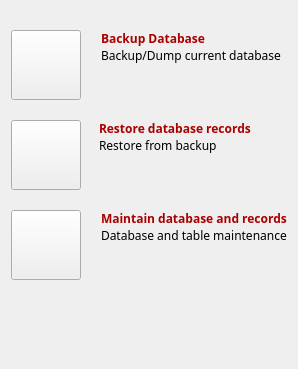
       <widget class="QWidget" name="tabTools">
        <property name="font">
         <font>
          <family>Century Gothic</family>
          <pointsize>9</pointsize>
         </font>
        </property>
        <attribute name="icon">
         <iconset>
          <normaloff>images/gear.svg</normaloff>images/gear.svg</iconset>
        </attribute>
        <attribute name="title">
         <string>Tools</string>
        </attribute>
        <layout class="QVBoxLayout" name="verticalLayout_11">
         <property name="spacing">
          <number>20</number>
         </property>
         <property name="topMargin">
          <number>30</number>
         </property>
         <item>
          <layout class="QHBoxLayout" name="horizontalLayout_3">
           <item>
            <widget class="QPushButton" name="btnbackup">
             <property name="sizePolicy">
              <sizepolicy hsizetype="Fixed" vsizetype="Fixed">
               <horstretch>0</horstretch>
               <verstretch>0</verstretch>
              </sizepolicy>
             </property>
             <property name="minimumSize">
              <size>
               <width>70</width>
               <height>70</height>
              </size>
             </property>
             <property name="maximumSize">
              <size>
               <width>70</width>
               <height>70</height>
              </size>
             </property>
             <property name="text">
              <string/>
             </property>
             <property name="icon">
              <iconset>
               <normaloff>images/database_backup.svg</normaloff>images/database_backup.svg</iconset>
             </property>
             <property name="iconSize">
              <size>
               <width>32</width>
               <height>32</height>
              </size>
             </property>
            </widget>
           </item>
           <item>
            <layout class="QVBoxLayout" name="verticalLayout_8">
             <property name="spacing">
              <number>0</number>
             </property>
             <item>
              <widget class="QLabel" name="label_18">
               <property name="sizePolicy">
                <sizepolicy hsizetype="Preferred" vsizetype="Fixed">
                 <horstretch>0</horstretch>
                 <verstretch>0</verstretch>
                </sizepolicy>
               </property>
               <property name="font">
                <font>
                 <family>Century Gothic</family>
                 <pointsize>9</pointsize>
                 <weight>75</weight>
                 <bold>true</bold>
                </font>
               </property>
               <property name="styleSheet">
                <string notr="true">color: rgb(170, 0, 0);</string>
               </property>
               <property name="text">
                <string>Backup Database</string>
               </property>
               <property name="alignment">
                <set>Qt::AlignLeading|Qt::AlignLeft|Qt::AlignTop</set>
               </property>
              </widget>
             </item>
             <item>
              <widget class="QLabel" name="label_21">
               <property name="font">
                <font>
                 <family>Century Gothic</family>
                 <pointsize>9</pointsize>
                </font>
               </property>
               <property name="text">
                <string>Backup/Dump current database</string>
               </property>
               <property name="alignment">
                <set>Qt::AlignLeading|Qt::AlignLeft|Qt::AlignTop</set>
               </property>
               <property name="wordWrap">
                <bool>true</bool>
               </property>
              </widget>
             </item>
            </layout>
           </item>
          </layout>
         </item>
         <item>
          <layout class="QHBoxLayout" name="horizontalLayout_4">
           <property name="spacing">
            <number>6</number>
           </property>
           <item>
            <widget class="QPushButton" name="btnRestore">
             <property name="sizePolicy">
              <sizepolicy hsizetype="Fixed" vsizetype="Fixed">
               <horstretch>0</horstretch>
               <verstretch>0</verstretch>
              </sizepolicy>
             </property>
             <property name="minimumSize">
              <size>
               <width>70</width>
               <height>70</height>
              </size>
             </property>
             <property name="maximumSize">
              <size>
               <width>70</width>
               <height>70</height>
              </size>
             </property>
             <property name="text">
              <string/>
             </property>
             <property name="icon">
              <iconset>
               <normaloff>images/database-import.svg</normaloff>images/database-import.svg</iconset>
             </property>
             <property name="iconSize">
              <size>
               <width>32</width>
               <height>32</height>
              </size>
             </property>
            </widget>
           </item>
           <item>
            <layout class="QVBoxLayout" name="verticalLayout_9">
             <property name="spacing">
              <number>0</number>
             </property>
             <property name="leftMargin">
              <number>12</number>
             </property>
             <item>
              <widget class="QLabel" name="label_19">
               <property name="sizePolicy">
                <sizepolicy hsizetype="Preferred" vsizetype="Fixed">
                 <horstretch>0</horstretch>
                 <verstretch>0</verstretch>
                </sizepolicy>
               </property>
               <property name="minimumSize">
                <size>
                 <width>0</width>
                 <height>0</height>
                </size>
               </property>
               <property name="maximumSize">
                <size>
                 <width>16777215</width>
                 <height>16777215</height>
                </size>
               </property>
               <property name="font">
                <font>
                 <family>Century Gothic</family>
                 <pointsize>9</pointsize>
                 <weight>75</weight>
                 <bold>true</bold>
                </font>
               </property>
               <property name="styleSheet">
                <string notr="true">color: rgb(170, 0, 0);</string>
               </property>
               <property name="text">
                <string>Restore database records</string>
               </property>
               <property name="alignment">
                <set>Qt::AlignBottom|Qt::AlignLeading|Qt::AlignLeft</set>
               </property>
              </widget>
             </item>
             <item>
              <widget class="QLabel" name="label_22">
               <property name="sizePolicy">
                <sizepolicy hsizetype="Preferred" vsizetype="Preferred">
                 <horstretch>0</horstretch>
                 <verstretch>0</verstretch>
                </sizepolicy>
               </property>
               <property name="font">
                <font>
                 <family>Century Gothic</family>
                 <pointsize>9</pointsize>
                </font>
               </property>
               <property name="text">
                <string>Restore from backup</string>
               </property>
               <property name="alignment">
                <set>Qt::AlignLeading|Qt::AlignLeft|Qt::AlignTop</set>
               </property>
               <property name="wordWrap">
                <bool>true</bool>
               </property>
              </widget>
             </item>
            </layout>
           </item>
          </layout>
         </item>
         <item>
          <layout class="QHBoxLayout" name="horizontalLayout_5">
           <item>
            <widget class="QPushButton" name="btnmaintain">
             <property name="sizePolicy">
              <sizepolicy hsizetype="Fixed" vsizetype="Fixed">
               <horstretch>0</horstretch>
               <verstretch>0</verstretch>
              </sizepolicy>
             </property>
             <property name="minimumSize">
              <size>
               <width>70</width>
               <height>70</height>
              </size>
             </property>
             <property name="maximumSize">
              <size>
               <width>70</width>
               <height>70</height>
              </size>
             </property>
             <property name="text">
              <string/>
             </property>
             <property name="icon">
              <iconset>
               <normaloff>images/database-gear.svg</normaloff>images/database-gear.svg</iconset>
             </property>
             <property name="iconSize">
              <size>
               <width>32</width>
               <height>32</height>
              </size>
             </property>
            </widget>
           </item>
           <item>
            <layout class="QVBoxLayout" name="verticalLayout_10">
             <property name="spacing">
              <number>0</number>
             </property>
             <item>
              <widget class="QLabel" name="label_20">
               <property name="sizePolicy">
                <sizepolicy hsizetype="Preferred" vsizetype="Fixed">
                 <horstretch>0</horstretch>
                 <verstretch>0</verstretch>
                </sizepolicy>
               </property>
               <property name="font">
                <font>
                 <family>Century Gothic</family>
                 <pointsize>9</pointsize>
                 <weight>75</weight>
                 <bold>true</bold>
                </font>
               </property>
               <property name="styleSheet">
                <string notr="true">color: rgb(170, 0, 0);</string>
               </property>
               <property name="text">
                <string>Maintain database and records</string>
               </property>
               <property name="alignment">
                <set>Qt::AlignLeading|Qt::AlignLeft|Qt::AlignTop</set>
               </property>
              </widget>
             </item>
             <item>
              <widget class="QLabel" name="label_23">
               <property name="font">
                <font>
                 <family>Century Gothic</family>
                 <pointsize>9</pointsize>
                </font>
               </property>
               <property name="text">
                <string>Database and table maintenance</string>
               </property>
               <property name="alignment">
                <set>Qt::AlignLeading|Qt::AlignLeft|Qt::AlignTop</set>
               </property>
               <property name="wordWrap">
                <bool>true</bool>
               </property>
              </widget>
             </item>
            </layout>
           </item>
          </layout>
         </item>
         <item>
          <spacer name="verticalSpacer_4">
           <property name="orientation">
            <enum>Qt::Vertical</enum>
           </property>
           <property name="sizeHint" stdset="0">
            <size>
             <width>20</width>
             <height>40</height>
            </size>
           </property>
          </spacer>
         </item>
         <item>
          <widget class="QLabel" name="lblToolStatus">
           <property name="font">
            <font>
             <family>Century Gothic</family>
             <pointsize>10</pointsize>
             <weight>75</weight>
             <bold>true</bold>
            </font>
           </property>
           <property name="text">
            <string/>
           </property>
          </widget>
         </item>
        </layout>
       </widget>
